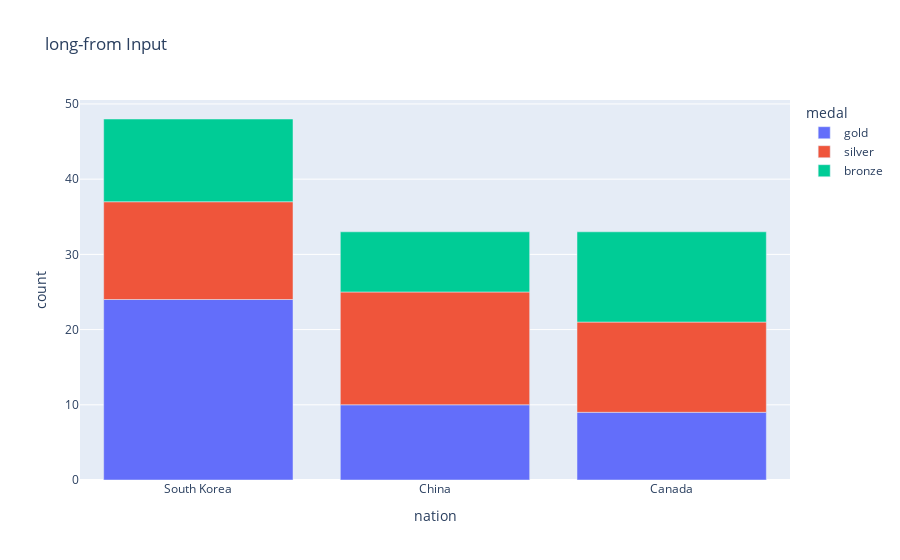

Notebook cell for this chart:
### Code cell
# long format Data: one row per observation, one one column per variable.  
# suitable for multivariate data more than 2 dim. This format sometimes called 'tidy'

long_df = px.data.medals_long()
print(long_df)
fig = px.bar(long_df, x="nation", y="count", color="medal", title="long-from Input")
fig.show()

### Figure 1 — Plotly figure (JSON) as saved in the notebook; plotly's stock layout.template omitted (floating-point values rounded to 4 significant figures)
{"data": [{"alignmentgroup": "True", "hovertemplate": "medal=gold<br>nation=%{x}<br>count=%{y}<extra></extra>", "legendgroup": "gold", "marker": {"color": "#636efa", "pattern": {"shape": ""}}, "name": "gold", "offsetgroup": "gold", "orientation": "v", "showlegend": true, "textposition": "auto", "type": "bar", "x": ["South Korea", "China", "Canada"], "xaxis": "x", "y": [24, 10, 9], "yaxis": "y"}, {"alignmentgroup": "True", "hovertemplate": "medal=silver<br>nation=%{x}<br>count=%{y}<extra></extra>", "legendgroup": "silver", "marker": {"color": "#EF553B", "pattern": {"shape": ""}}, "name": "silver", "offsetgroup": "silver", "orientation": "v", "showlegend": true, "textposition": "auto", "type": "bar", "x": ["South Korea", "China", "Canada"], "xaxis": "x", "y": [13, 15, 12], "yaxis": "y"}, {"alignmentgroup": "True", "hovertemplate": "medal=bronze<br>nation=%{x}<br>count=%{y}<extra></extra>", "legendgroup": "bronze", "marker": {"color": "#00cc96", "pattern": {"shape": ""}}, "name": "bronze", "offsetgroup": "bronze", "orientation": "v", "showlegend": true, "textposition": "auto", "type": "bar", "x": ["South Korea", "China", "Canada"], "xaxis": "x", "y": [11, 8, 12], "yaxis": "y"}], "layout": {"barmode": "relative", "legend": {"title": {"text": "medal"}, "tracegroupgap": 0}, "title": {"text": "long-from Input"}, "xaxis": {"anchor": "y", "domain": [0, 1], "title": {"text": "nation"}}, "yaxis": {"anchor": "x", "domain": [0, 1], "title": {"text": "count"}}}}
